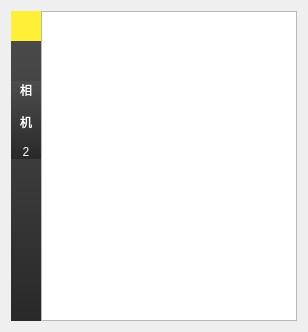
              <widget class="QWidget" name="pagemain3">
               <layout class="QVBoxLayout" name="verticalLayout_5">
                <item>
                 <widget class="QWidget" name="widgetMain1_2" native="true">
                  <layout class="QHBoxLayout" name="horizontalLayout_32">
                   <property name="spacing">
                    <number>0</number>
                   </property>
                   <property name="leftMargin">
                    <number>0</number>
                   </property>
                   <property name="topMargin">
                    <number>0</number>
                   </property>
                   <property name="rightMargin">
                    <number>0</number>
                   </property>
                   <property name="bottomMargin">
                    <number>0</number>
                   </property>
                   <item>
                    <widget class="QWidget" name="widget_37" native="true">
                     <property name="minimumSize">
                      <size>
                       <width>0</width>
                       <height>0</height>
                      </size>
                     </property>
                     <property name="maximumSize">
                      <size>
                       <width>16777215</width>
                       <height>10000</height>
                      </size>
                     </property>
                     <property name="styleSheet">
                      <string notr="true">background: qlineargradient(spread:pad, x1:0, y1:0, x2:0, y2:1, stop:0#4D4D4D, stop:1 #292929);</string>
                     </property>
                     <layout class="QVBoxLayout" name="verticalLayout_43">
                      <property name="spacing">
                       <number>0</number>
                      </property>
                      <property name="leftMargin">
                       <number>0</number>
                      </property>
                      <property name="topMargin">
                       <number>0</number>
                      </property>
                      <property name="rightMargin">
                       <number>0</number>
                      </property>
                      <property name="bottomMargin">
                       <number>0</number>
                      </property>
                      <item>
                       <layout class="QVBoxLayout" name="verticalLayout_31">
                        <property name="spacing">
                         <number>0</number>
                        </property>
                        <item>
                         <widget class="QLabel" name="label_52">
                          <property name="minimumSize">
                           <size>
                            <width>30</width>
                            <height>30</height>
                           </size>
                          </property>
                          <property name="maximumSize">
                           <size>
                            <width>30</width>
                            <height>30</height>
                           </size>
                          </property>
                          <property name="styleSheet">
                           <string notr="true">background-color:rgb(255, 239, 55)</string>
                          </property>
                          <property name="text">
                           <string/>
                          </property>
                         </widget>
                        </item>
                        <item>
                         <spacer name="verticalSpacer_16">
                          <property name="orientation">
                           <enum>Qt::Vertical</enum>
                          </property>
                          <property name="sizeHint" stdset="0">
                           <size>
                            <width>20</width>
                            <height>40</height>
                           </size>
                          </property>
                         </spacer>
                        </item>
                       </layout>
                      </item>
                      <item>
                       <widget class="QLabel" name="label_30">
                        <property name="styleSheet">
                         <string notr="true">color: rgb(255, 255, 255);
font: 75 14pt &quot;微软雅黑&quot;;</string>
                        </property>
                        <property name="text">
                         <string>相

机

2</string>
                        </property>
                        <property name="alignment">
                         <set>Qt::AlignCenter</set>
                        </property>
                       </widget>
                      </item>
                      <item>
                       <spacer name="verticalSpacer_17">
                        <property name="orientation">
                         <enum>Qt::Vertical</enum>
                        </property>
                        <property name="sizeHint" stdset="0">
                         <size>
                          <width>20</width>
                          <height>162</height>
                         </size>
                        </property>
                       </spacer>
                      </item>
                     </layout>
                    </widget>
                   </item>
                   <item>
                    <widget class="GraphicsView" name="graphicsViewMain1_2"/>
                   </item>
                  </layout>
                 </widget>
                </item>
               </layout>
              </widget>
